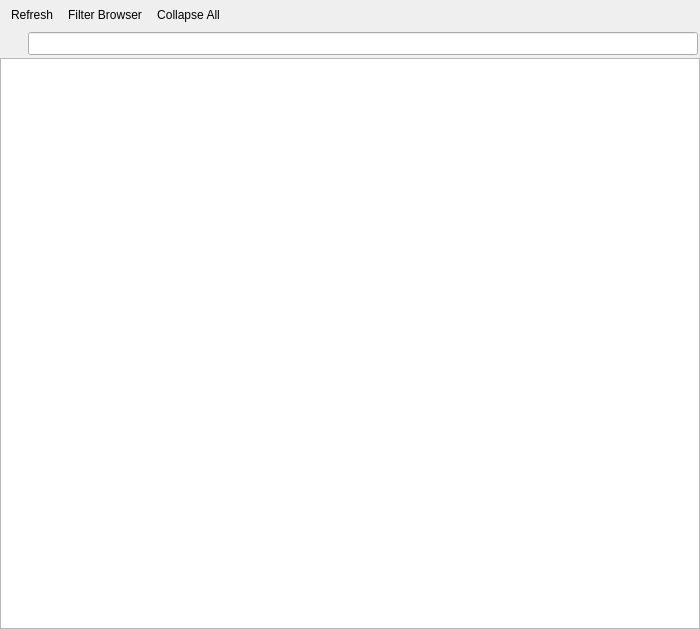
<?xml version="1.0" encoding="UTF-8"?>
<ui version="4.0">
 <class>QgsDataSourceSelectDialog</class>
 <widget class="QgsPanelWidget" name="QgsDataSourceSelectDialog">
  <property name="geometry">
   <rect>
    <x>0</x>
    <y>0</y>
    <width>700</width>
    <height>629</height>
   </rect>
  </property>
  <property name="windowTitle">
   <string notr="true">Dialog</string>
  </property>
  <layout class="QVBoxLayout" name="verticalLayout">
   <property name="spacing">
    <number>4</number>
   </property>
   <property name="leftMargin">
    <number>0</number>
   </property>
   <property name="topMargin">
    <number>0</number>
   </property>
   <property name="rightMargin">
    <number>0</number>
   </property>
   <property name="bottomMargin">
    <number>0</number>
   </property>
   <item>
    <layout class="QVBoxLayout" name="verticalLayout_2">
     <property name="spacing">
      <number>3</number>
     </property>
     <property name="leftMargin">
      <number>0</number>
     </property>
     <property name="topMargin">
      <number>0</number>
     </property>
     <property name="rightMargin">
      <number>0</number>
     </property>
     <property name="bottomMargin">
      <number>0</number>
     </property>
     <item>
      <widget class="QToolBar" name="mBrowserToolbar">
       <property name="iconSize">
        <size>
         <width>24</width>
         <height>24</height>
        </size>
       </property>
       <property name="floatable">
        <bool>false</bool>
       </property>
       <addaction name="mActionRefresh"/>
       <addaction name="mActionShowFilter"/>
       <addaction name="mActionCollapse"/>
      </widget>
     </item>
     <item>
      <widget class="QWidget" name="mWidgetFilter" native="true">
       <layout class="QHBoxLayout" name="horizontalLayout">
        <property name="spacing">
         <number>0</number>
        </property>
        <property name="leftMargin">
         <number>0</number>
        </property>
        <property name="topMargin">
         <number>0</number>
        </property>
        <property name="rightMargin">
         <number>0</number>
        </property>
        <property name="bottomMargin">
         <number>0</number>
        </property>
        <item>
         <widget class="QFrame" name="frame">
          <property name="sizePolicy">
           <sizepolicy hsizetype="Expanding" vsizetype="Minimum">
            <horstretch>0</horstretch>
            <verstretch>0</verstretch>
           </sizepolicy>
          </property>
          <property name="frameShape">
           <enum>QFrame::NoFrame</enum>
          </property>
          <property name="frameShadow">
           <enum>QFrame::Raised</enum>
          </property>
          <layout class="QHBoxLayout" name="horizontalLayout_3">
           <property name="spacing">
            <number>2</number>
           </property>
           <property name="leftMargin">
            <number>2</number>
           </property>
           <property name="topMargin">
            <number>0</number>
           </property>
           <property name="rightMargin">
            <number>2</number>
           </property>
           <property name="bottomMargin">
            <number>0</number>
           </property>
           <item>
            <widget class="QToolButton" name="mBtnFilterOptions">
             <property name="toolTip">
              <string>Options</string>
             </property>
             <property name="text">
              <string/>
             </property>
             <property name="icon">
              <iconset resource="../../images/images.qrc">
               <normaloff>:/images/themes/default/mActionOptions.svg</normaloff>:/images/themes/default/mActionOptions.svg</iconset>
             </property>
             <property name="popupMode">
              <enum>QToolButton::InstantPopup</enum>
             </property>
             <property name="toolButtonStyle">
              <enum>Qt::ToolButtonIconOnly</enum>
             </property>
             <property name="autoRaise">
              <bool>true</bool>
             </property>
            </widget>
           </item>
           <item>
            <widget class="QgsFilterLineEdit" name="mLeFilter">
             <property name="sizePolicy">
              <sizepolicy hsizetype="Expanding" vsizetype="Preferred">
               <horstretch>0</horstretch>
               <verstretch>0</verstretch>
              </sizepolicy>
             </property>
             <property name="minimumSize">
              <size>
               <width>0</width>
               <height>0</height>
              </size>
             </property>
             <property name="baseSize">
              <size>
               <width>0</width>
               <height>0</height>
              </size>
             </property>
            </widget>
           </item>
          </layout>
         </widget>
        </item>
       </layout>
      </widget>
     </item>
     <item>
      <widget class="QgsBrowserTreeView" name="mBrowserTreeView"/>
     </item>
    </layout>
   </item>
  </layout>
  <action name="mActionRefresh">
   <property name="icon">
    <iconset resource="../../images/images.qrc">
     <normaloff>:/images/themes/default/mActionRefresh.svg</normaloff>:/images/themes/default/mActionRefresh.svg</iconset>
   </property>
   <property name="text">
    <string>Refresh</string>
   </property>
  </action>
  <action name="mActionShowFilter">
   <property name="checkable">
    <bool>true</bool>
   </property>
   <property name="icon">
    <iconset resource="../../images/images.qrc">
     <normaloff>:/images/themes/default/mActionFilter2.svg</normaloff>:/images/themes/default/mActionFilter2.svg</iconset>
   </property>
   <property name="text">
    <string>Filter Browser</string>
   </property>
   <property name="iconText">
    <string>Filter Browser</string>
   </property>
   <property name="toolTip">
    <string>Filter Browser</string>
   </property>
  </action>
  <action name="mActionCollapse">
   <property name="icon">
    <iconset resource="../../images/images.qrc">
     <normaloff>:/images/themes/default/mActionCollapseTree.svg</normaloff>:/images/themes/default/mActionCollapseTree.svg</iconset>
   </property>
   <property name="text">
    <string>Collapse All</string>
   </property>
   <property name="toolTip">
    <string>Collapse All</string>
   </property>
  </action>
 </widget>
 <customwidgets>
  <customwidget>
   <class>QgsFilterLineEdit</class>
   <extends>QLineEdit</extends>
   <header>qgsfilterlineedit.h</header>
  </customwidget>
  <customwidget>
   <class>QgsBrowserTreeView</class>
   <extends>QTreeView</extends>
   <header>qgsbrowsertreeview.h</header>
  </customwidget>
  <customwidget>
   <class>QgsPanelWidget</class>
   <extends>QWidget</extends>
   <header>qgspanelwidget.h</header>
  </customwidget>
 </customwidgets>
 <resources>
  <include location="../../images/images.qrc"/>
  <include location="../../images/images.qrc"/>
  <include location="../../images/images.qrc"/>
 </resources>
 <connections/>
</ui>
